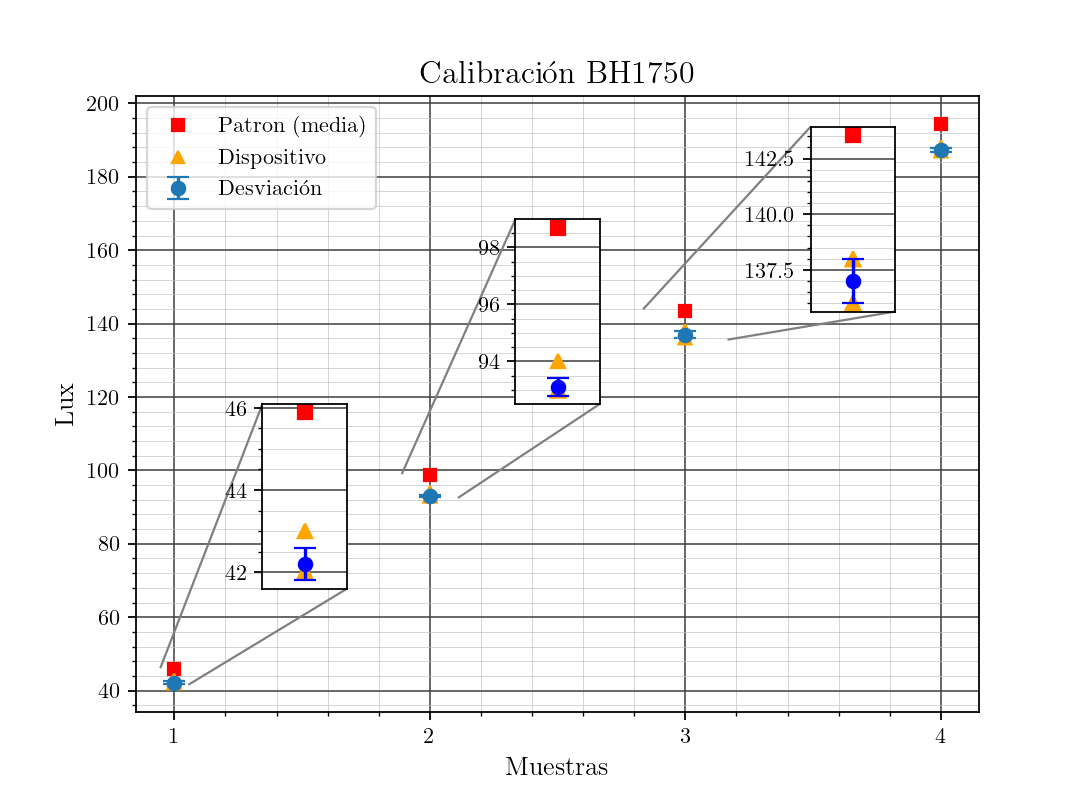

Here is the Python script that generated this plot:
import csv
import numpy as np
import matplotlib.pyplot as plt
from matplotlib import ticker
from mpl_toolkits.axes_grid1.inset_locator import inset_axes, InsetPosition, mark_inset

import sys

def measSort(measTup):
    return measTup[0]

rawMeas = []
yMeasDev = []
yMeasPat = []
yDevStd = []
xSamplesAll = []
yDevMean = []
if len(sys.argv) != 2:
    print('Faltan argumentos')
    exit
plt.rcParams.update({
    "text.usetex" : True,
    "font.family" : "serif",
    "figure.figsize" : (6.8, 5)
    })
with open(sys.argv[1]) as csvfile:
    reader = csv.reader(csvfile, quoting = csv.QUOTE_NONNUMERIC)
    group_len = 0
    group = []
    for row in reader:
        if len(row) == 2:
            rawMeas.append(row)
rawMeas.sort(key = measSort)
for i in range(0, int(len(rawMeas)/ 10)):
    measGroup = rawMeas[i * 10 : i * 10 + 10]
    meanPat = np.mean([pat for pat,dev in measGroup])
    measDev = [dev for pat,dev in measGroup]
    yMeasPat.append(meanPat)
    yMeasDev.extend(measDev)
    xSamplesAll.extend(10 * [i + 1])
    yDevStd.append(np.std(measDev))
    yDevMean.append(np.mean(measDev))
xSamples = range(1, int(len(rawMeas) / 10) + 1)
# Graficar
fig, ax = plt.subplots()
#ax.errorbar(err_bar_x, err_bar_y, yerr = err_bar_xerr, fmt = 'o')
ax.errorbar(xSamples, yDevMean, yerr = yDevStd, fmt = 'o', label =
                'Desviación', capsize = 5, markeredgewidth = 1)
ax.plot(xSamples, yMeasPat, 's', color = 'red', label = 'Patron (media)',
        markersize = 5);
ax.plot(xSamplesAll, yMeasDev, '^', color = 'orange', label = 'Dispositivo',
        markersize = 5);

#ax.scatter(x, disp_meas,  marker='o',c = 'blue', linewidth = 1.6, label='Dispositivo');
ax.set_xlabel('Muestras', fontsize = 'large')
ax.set_ylabel('Lux', fontsize = 'large')
ax.set_title('Calibración BH1750', fontsize = 'x-large')
#ax.tick_params(which = 'minor',  bottom = False, left = False)
ax.grid(which = 'major', color = '#404040', linewidth = 0.7)
ax.grid(which = 'minor', color = '#C0C0C0', linewidth = 0.3)
ax.minorticks_on()
plt.xticks(xSamples)
#ax.yaxis.set_major_formatter(ticker.StrMethodFormatter('{x:.2f}°C'))
#ax.xaxis.set_major_locator(ticker.MaxNLocator(len(xSamples), integer = True))
ax.yaxis.set_minor_locator(ticker.AutoMinorLocator(5))
# Inset
groupI = 0
ax2 = plt.axes([0,0,1,1])
ip = InsetPosition(ax, [.15,.2,0.1,0.3])
ax2.set_axes_locator(ip)
mark_inset(ax, ax2, loc1=2, loc2=4, fc="none", ec='0.5')
ax2.plot(xSamplesAll[groupI * 10 :groupI * 10 + 10], yMeasDev[groupI * 10: groupI*10 + 10], ls = 'none', marker = '^', color = 'orange')
ax2.errorbar(groupI + 1, yDevMean[groupI], yerr = yDevStd[groupI], marker = 'o', color = 'blue', capsize = 5, markeredgewidth = 1)
ax2.plot(groupI + 1, yMeasPat[groupI], 's', color = 'red');
ax2.grid(which = 'major', color = '#404040', linewidth = 0.7)
ax2.grid(which = 'minor', color = '#C0C0C0', linewidth = 0.3)
ax2.minorticks_on()
ax2.set_xticks([])

# Inset
groupI = 1
ax3 = plt.axes([0,0,1,1])
ip = InsetPosition(ax, [.45,.5,0.1,0.3])
ax3.set_axes_locator(ip)
mark_inset(ax, ax3, loc1=2, loc2=4, fc="none", ec='0.5')
ax3.plot(xSamplesAll[groupI * 10 :groupI * 10 + 10], yMeasDev[groupI * 10: groupI*10 + 10], ls = 'none', marker = '^', color = 'orange')
ax3.errorbar(groupI + 1, yDevMean[groupI], yerr = yDevStd[groupI], marker = 'o', color = 'blue', capsize = 5, markeredgewidth = 1)
ax3.plot(groupI + 1, yMeasPat[groupI], 's', color = 'red');
ax3.grid(which = 'major', color = '#404040', linewidth = 0.7)
ax3.grid(which = 'minor', color = '#C0C0C0', linewidth = 0.3)
ax3.minorticks_on()
ax3.set_xticks([])

# Inset
groupI = 2
ax4 = plt.axes([0,0,1,1])
ip = InsetPosition(ax, [.8,.65,0.1,0.3])
ax4.set_axes_locator(ip)
mark_inset(ax, ax4, loc1=2, loc2=4, fc="none", ec='0.5')
ax4.plot(xSamplesAll[groupI * 10 :groupI * 10 + 10], yMeasDev[groupI * 10: groupI*10 + 10], ls = 'none', marker = '^', color = 'orange')
ax4.errorbar(groupI + 1, yDevMean[groupI], yerr = yDevStd[groupI], marker = 'o', color = 'blue', capsize = 5, markeredgewidth = 1)
ax4.plot(groupI + 1, yMeasPat[groupI], 's', color = 'red');
ax4.grid(which = 'major', color = '#404040', linewidth = 0.7)
ax4.grid(which = 'minor', color = '#C0C0C0', linewidth = 0.3)
ax4.minorticks_on()
ax4.set_xticks([])

ax.legend()
#plt.show()
fig.savefig('bh1750.png', dpi = 160.0)
